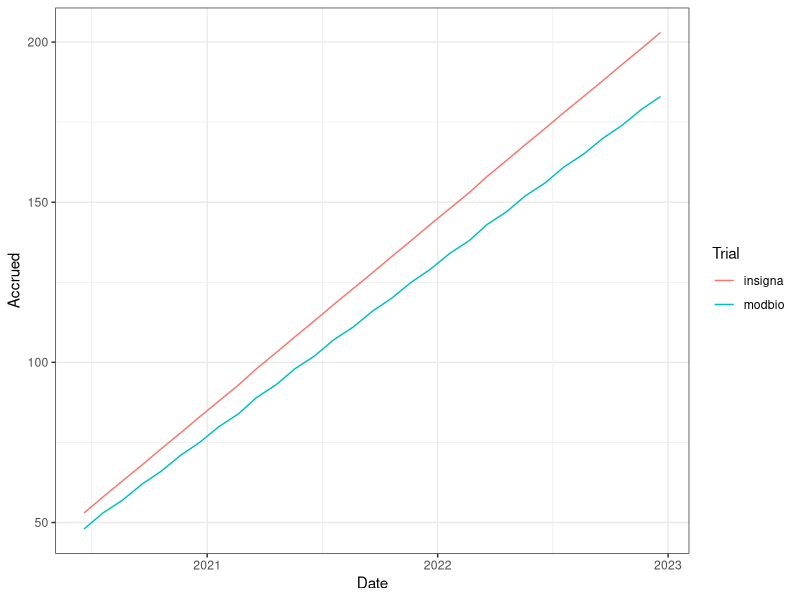

The R source for this figure: (Note: this script raises an error after producing the figure.)
## ---- chunk 1
knitr::opts_chunk$set(echo = TRUE)

library(tidyverse)
## ---- chunk 2
# Update on accrual progress
today.date = as.Date("2020-06-20")
today.accrual = 53

# Create a vector of months from this update to the end of the funding period
trial.dates <- seq.Date(from = today.date, 
         to = as.Date("2022-12-31"),
         by = "month")

# Set the accrual rate (direct communication from David Carbone)
acc.rate <- 5

# Propagate the accrual from today throughout the rest of the study window
lengthvec <- 1:length(trial.dates)
on.insigna <- today.accrual + ((lengthvec - 1) * 5)

# Define a consent rate
consent.rate <- 0.9

df <- data.frame(
  Date = trial.dates,
  insigna = on.insigna,
  modbio = ceiling(
    on.insigna * consent.rate
  )
)

## ---- chunk 3
df %>%
  gather(key = "Trial", value = "Accrued", -Date) %>%
  ggplot(aes(x = Date, y = Accrued)) +
  geom_line(aes(color = Trial)) +
  theme_bw() +
  ggsave("../figures/accrual-timing.png", height = 3, width = 4)
